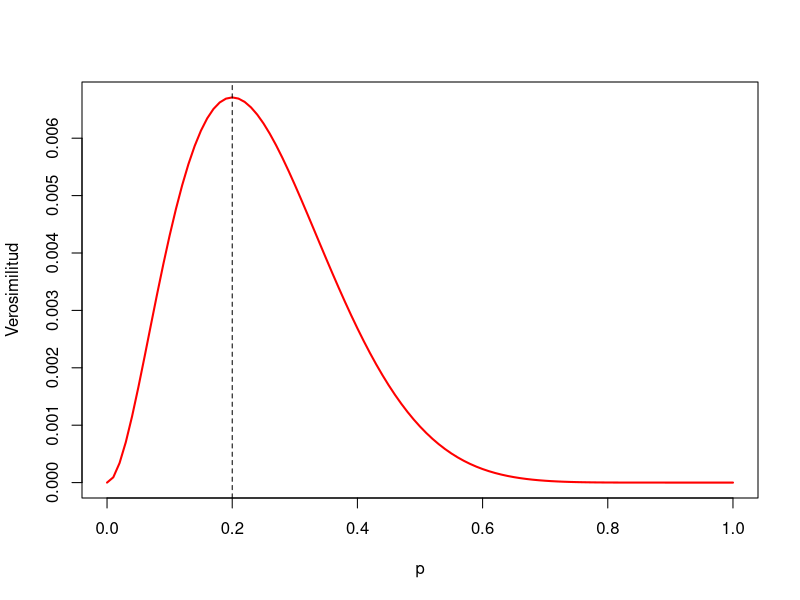
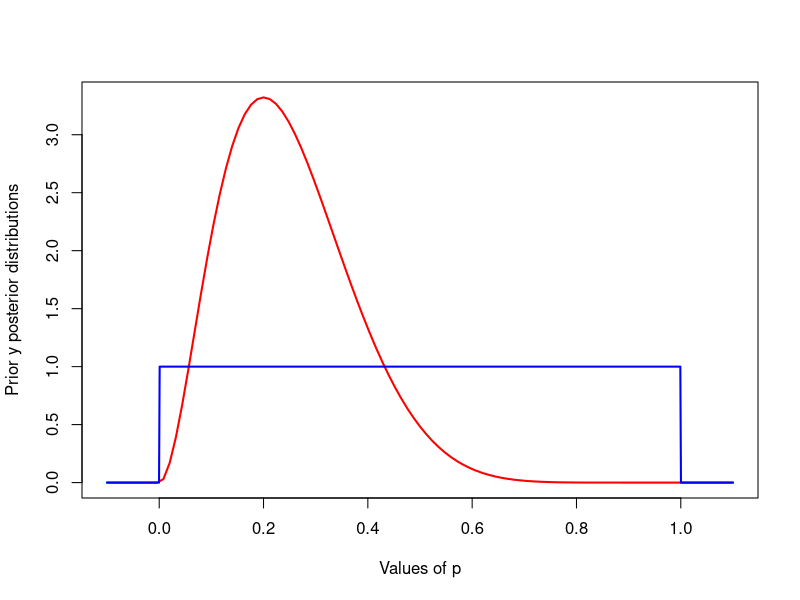
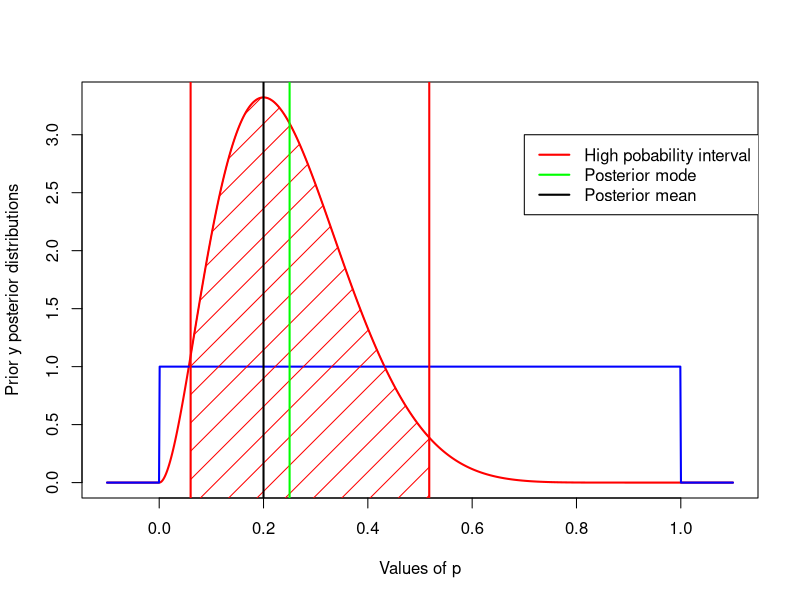
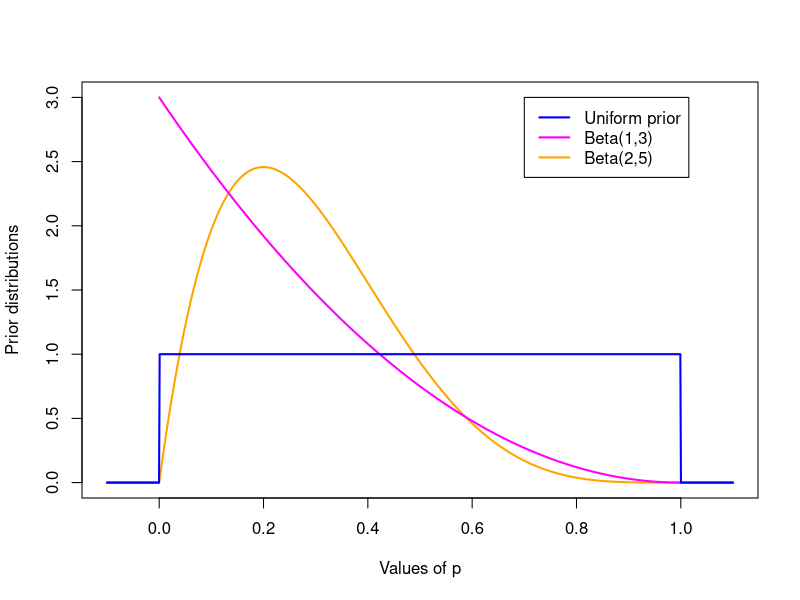
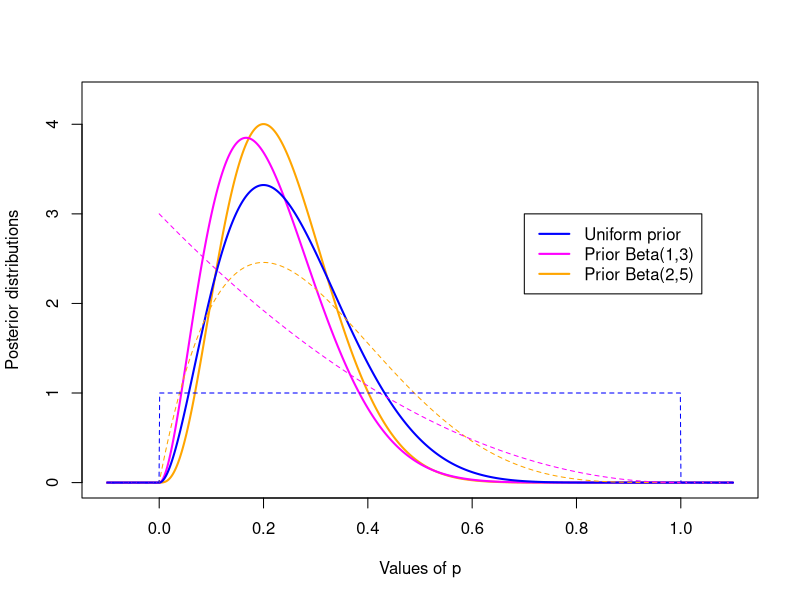
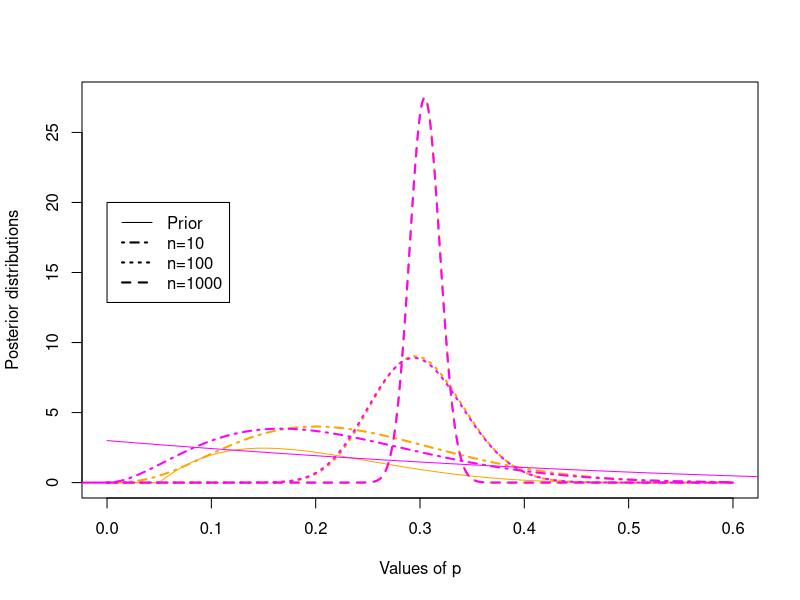

The R script that drew these images, in order:


n = 10;
p = 0.3;

X = 2#rbinom(1,n,p)

lik = function(p){
	p^{X}*(1-p)^(n-X)
}


curve(lik,0,1,col='red',lwd=2,xlab='p',ylab='Verosimilitud')
abline(v=X/n,lty=2)


pc = X/n;


A = pc - qnorm(0.975)*sqrt(pc*(1-pc)/n)

B = pc + qnorm(0.975)*sqrt(pc*(1-pc)/n)


absc =seq(-0.1,1.1,length=1000) 
Y.absc = dbeta(absc,X+1,n-X+1)
curve(dbeta(x,X+1,n-X+1),-0.1,1.1,col='red',lwd=2,xlab = 'Values of p', ylab ='Prior y posterior distributions') 

lines(absc,dunif(absc),col='blue',lwd=2) 


(X+1)/(n+2)

alpha = X+1
beta = n-X+1

b = qbeta(0.975,alpha,beta)
a = qbeta(0.025,alpha,beta)

alpha = X+1
beta = n-X+1




par(mfrow=c(1,1))
x  = seq(a,b,len=1000)
x.decrois = seq(b,a,len=1000)
y = dbeta(x.decrois,alpha,beta)

xx = c(x,rep(b,100),x.decrois,rep(a,100));
yy = c(rep(-0.5,1000),rep(dbeta(b,alpha,beta),100),y,rep(dbeta(a,alpha,beta),100))

p1 = alpha/(alpha+beta)
p2 = (alpha-1)/(alpha+beta-2)

par(cex = 1)
plot(absc, Y.absc, type = "l",lty=1,lwd=2,col='red', ylab = "Prior y posterior distributions", xlab = 'Values of p',main='')
lines(absc,dunif(absc),col='blue',lwd=2) 
polygon(xx, yy,density = c(5),col='red')
abline(v=a,col='red',lty=1,lwd=2)
abline(v=b,col='red',lty=1,lwd=2)
abline(v=p1,col='green',lwd=2)
abline(v=p2,col='black',lwd=2)
legend(0.7,3,col=c("red","green","black"),legend=c("High pobability interval","Posterior mode","Posterior mean"),lty = c(1,1,1),lwd=c(2,2,2))





absc =seq(-0.1,1.1,length=1000) 
abscneg = seq(-0.1,-0.001,length=10)
abscpos = seq(0,1.1,length=1000)
prior0_0 = dunif(absc)
prior1_3  = dbeta(absc[-(1:5)],1,3)
prior2_5  = dbeta(absc,2,5)

plot(absc,prior2_5,col='orange',type='l',lwd=2,ylab = "Prior distributions", xlab = 'Values of p',main='',ylim=c(0,3))
lines(abscpos,dbeta(abscpos,1,3),col='magenta',type='l',lwd=2)
lines(abscneg,dbeta(abscneg,1,3),col='magenta',lty=1,lwd=2)
lines(absc,prior0_0,col='blue',lty=1,lwd=2)

legend(0.7,3,col=c("blue","magenta","orange"),legend=c("Uniform prior","Beta(1,3)","Beta(2,5)"),lty = c(1,1,1),lwd=c(2,2,2))


absc =seq(-0.1,1.1,length=1000) 
abscneg = seq(-0.1,-0.001,length=10)
abscpos = seq(0,1.1,length=1000)
post0_0 = dbeta(absc,1+X,1+n-X)
post1_3  = dbeta(absc,1+X,3+n-X)
post2_5  = dbeta(absc,2+X,5+n-X)

plot(absc,post2_5,col='orange',type='l',lwd=2,ylab = "Posterior distributions", xlab = 'Values of p',main='',ylim=c(0,4.3))
lines(abscpos,dbeta(abscpos,1+X,3+n-X),col='magenta',type='l',lwd=2)
lines(abscneg,dbeta(abscneg,1+X,3+n-X),col='magenta',lty=1,lwd=2)
lines(absc,post0_0,col='blue',lty=1,lwd=2)
lines(absc,prior2_5,col='orange',lwd=1,lty=2)
lines(abscpos,dbeta(abscpos,1,3),col='magenta',lwd=1,lty=2)
lines(abscneg,dbeta(abscneg,1,3),col='magenta',lty=2,lwd=1)
lines(absc,prior0_0,col='blue',lty=2,lwd=1)



legend(0.7,3,col=c("blue","magenta","orange"),legend=c("Uniform prior","Prior Beta(1,3)","Prior Beta(2,5)"),lty = c(1,1,1),lwd=c(2,2,2))






 n1 = 10; X1 = 2
n2 = 100; X2  = rbinom(1,n2,p)
n3 = 1000; X3  = rbinom(1,n3,p)
n4 = 10000; X4  = rbinom(1,n4,p)

absc =seq(-0,0.6,length=1000) 
prior = dbeta(absc,2,5)
post1  = dbeta(absc,2+X1,5+n1-X1)
post2  = dbeta(absc,2+X2,5+n2-X2)
post3  = dbeta(absc,2+X3,5+n3-X3)
#post4  = dbeta(absc,2+X4,5+n4-X4)


par(mfrow = c(1,1))
plot(absc,post3,col='orange',type='l',lwd=2,ylab = "Posterior distributions", xlab = 'Values of p',main='',lty=2)
lines(absc,prior2_5,col='orange',lwd=1,lty=1)
lines(absc,post2,col='orange',lwd=2,lty=3)
#lines(absc,post3,col='orange',lty=2,lwd=1)
lines(absc,post1,col='orange',lty=4,lwd=2)



post1  = dbeta(absc,1+X1,3+n1-X1)
post2  = dbeta(absc,1+X2,3+n2-X2)
post3  = dbeta(absc,1+X3,3+n3-X3)
#plot(absc,post3,col='magenta',type='l',lty=2,lwd=1,ylab = "Posterior distributions", xlab = 'Values of p',main='')
lines(absc,post3,col="magenta",lty=2,lwd=2)
lines(abscpos,dbeta(abscpos,1,3),col='magenta',type='l',lwd=1)
lines(abscneg,dbeta(abscneg,1,3),col='magenta',lty=1,lwd=2)
lines(absc,post2,col='magenta',lwd=2,lty=3)
#lines(absc,post3,col='orange',lty=2,lwd=1)
lines(absc,post1,col='magenta',lty=4,lwd=2)


legend(0,20,col=rep(1,4),legend=c("Prior","n=10","n=100","n=1000"),lty = c(1,4,3,2),lwd=c(1,2,2,2))






